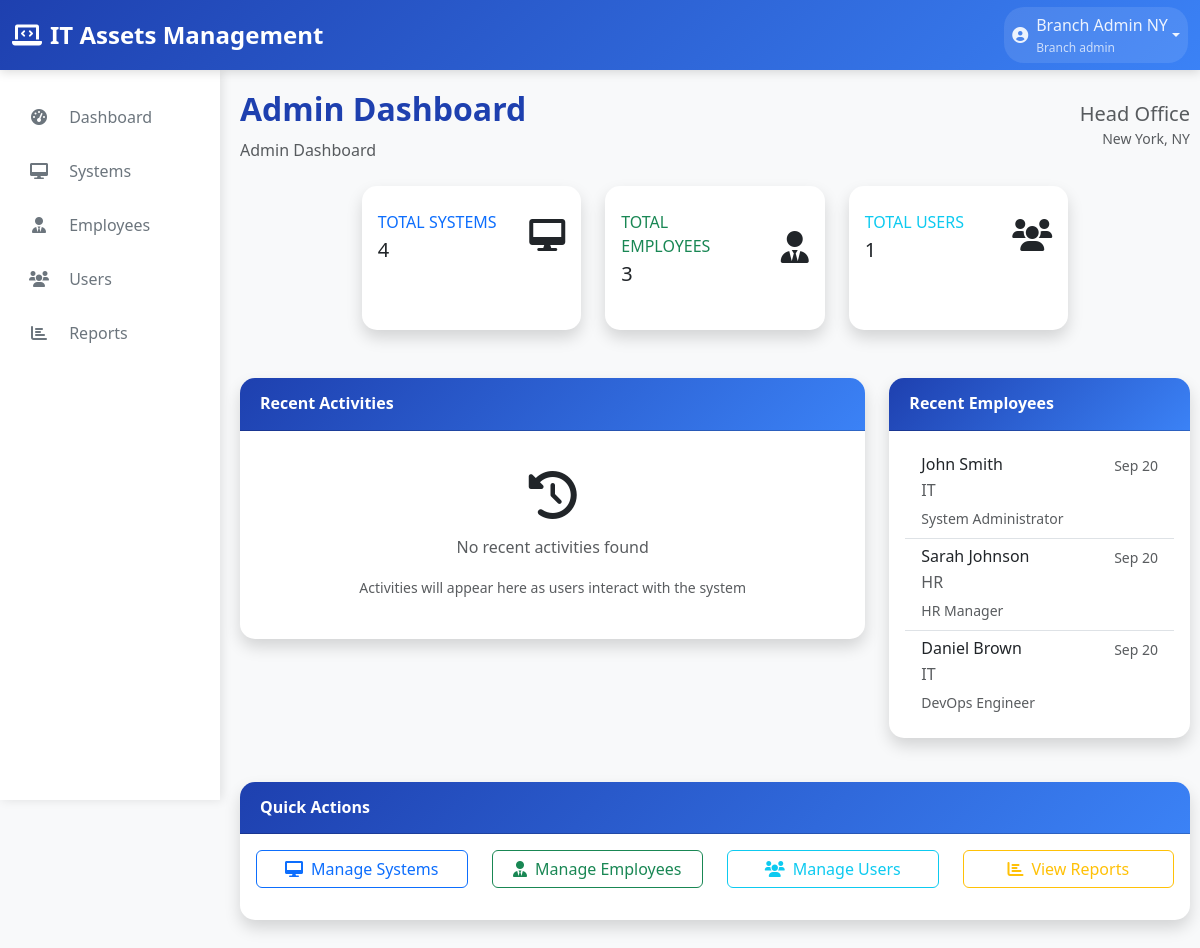
/admin_dashboard.php (signed in), run on the app's committed database.
### tables this page shows
CREATE TABLE IF NOT EXISTS branches (
    id INT AUTO_INCREMENT PRIMARY KEY,
    name VARCHAR(100) NOT NULL,
    location VARCHAR(200) NOT NULL,
    created_at TIMESTAMP DEFAULT CURRENT_TIMESTAMP
);

CREATE TABLE IF NOT EXISTS employees (
    id INT AUTO_INCREMENT PRIMARY KEY,
    employee_id VARCHAR(20) UNIQUE NOT NULL,
    full_name VARCHAR(100) NOT NULL,
    email VARCHAR(100) NOT NULL,
    phone VARCHAR(20),
    department VARCHAR(50),
    position VARCHAR(50),
    branch_id INT NOT NULL,
    created_at TIMESTAMP DEFAULT CURRENT_TIMESTAMP,
    FOREIGN KEY (branch_id) REFERENCES branches(id) ON DELETE CASCADE
);

### admin_dashboard.php (the view, shortened to what this page needs)
<?php
$pdo = getConnection();
$branchId = getCurrentUserBranch();
$stmt = $pdo->prepare("SELECT * FROM branches WHERE id = ?");
$stmt->execute([$branchId]);
$branch = $stmt->fetch();
$stats = [];
$stmt = $pdo->prepare("SELECT COUNT(*) FROM systems WHERE branch_id = ?");
$stmt->execute([$branchId]);
$stats['total_systems'] = $stmt->fetchColumn();
$stmt = $pdo->prepare("SELECT COUNT(*) FROM employees WHERE branch_id = ?");
$stmt->execute([$branchId]);
$stats['total_employees'] = $stmt->fetchColumn();
$stmt = $pdo->prepare("SELECT COUNT(*) FROM users WHERE branch_id = ?");
$stmt->execute([$branchId]);
$stats['total_users'] = $stmt->fetchColumn();
$stmt = $pdo->prepare("
    SELECT al.activity_type as type, al.entity_name, al.description, al.created_at as activity_date
    FROM activity_log al
    WHERE al.branch_id = ? AND al.created_at >= DATE_SUB(NOW(), INTERVAL 7 DAY)
    ORDER BY al.created_at DESC
    LIMIT 10
");
$stmt->execute([$branchId]);
$recent_activities = $stmt->fetchAll();
if (empty($recent_activities)) {
    $stmt = $pdo->prepare("
        SELECT 'assignment' as type, s.system_code as entity_name, e.full_name as employee_name, sh.assigned_date as activity_date,
               CONCAT('System ', s.system_code, ' assigned to ', e.full_name) as description
        FROM system_history sh
        JOIN systems s ON sh.system_id = s.id
        JOIN employees e ON sh.employee_id = e.id
        WHERE s.branch_id = ? AND sh.assigned_date >= DATE_SUB(NOW(), INTERVAL 7 DAY)
        ORDER BY sh.assigned_date DESC
        LIMIT 10
    ");
    $stmt->execute([$branchId]);
    $recent_activities = $stmt->fetchAll();
}
$stmt = $pdo->prepare("
    SELECT employee_id, full_name, department, position, created_at
    FROM employees
    WHERE branch_id = ?
    ORDER BY created_at DESC
    LIMIT 5
");
$stmt->execute([$branchId]);
$recent_employees = $stmt->fetchAll();
?>
<?php include 'includes/header.php'; ?>
<div class="main-content">
    <div class="content-wrapper">
        <div class="d-flex justify-content-between align-items-center mb-4">
            <div>
                <h1 class="page-title">Admin Dashboard</h1>
                <nav aria-label="breadcrumb">
                    <ol class="breadcrumb">
                        <li class="breadcrumb-item active">Admin Dashboard</li>
                    </ol>
                </nav>
            </div>
            <div class="text-end">
                <h5 class="text-muted mb-0"><?php echo htmlspecialchars($branch['name'] ?? 'Branch'); ?></h5>
                <small class="text-muted"><?php echo htmlspecialchars($branch['location'] ?? ''); ?></small>
            </div>
        </div>
        <div class="row mb-4 justify-content-center">
            <div class="col-xl-3 col-lg-4 col-md-6 mb-4">
                <div class="card border-left-primary shadow h-100 py-2">
                    <div class="card-body">
                        <div class="row no-gutters align-items-center">
                            <div class="col mr-2">
                                <div class="text-xs font-weight-bold text-primary text-uppercase mb-1">
                                    Total Systems
                                </div>
                                <div class="h5 mb-0 font-weight-bold text-gray-800">
                                    <?php echo number_format($stats['total_systems']); ?>
                                </div>
                            </div>
                            <div class="col-auto">
                                <i class="fas fa-desktop fa-2x text-gray-300"></i>
                            </div>
                        </div>
                    </div>
                </div>
            </div>
            <div class="col-xl-3 col-lg-4 col-md-6 mb-4">
                <div class="card border-left-success shadow h-100 py-2">
                    <div class="card-body">
                        <div class="row no-gutters align-items-center">
                            <div class="col mr-2">
                                <div class="text-xs font-weight-bold text-success text-uppercase mb-1">
                                    Total Employees
                                </div>
                                <div class="h5 mb-0 font-weight-bold text-gray-800">
                                    <?php echo number_format($stats['total_employees']); ?>
                                </div>
                            </div>
                            <div class="col-auto">
                                <i class="fas fa-user-tie fa-2x text-gray-300"></i>
                            </div>
                        </div>
                    </div>
                </div>
            </div>
            <div class="col-xl-3 col-lg-4 col-md-6 mb-4">
                <div class="card border-left-info shadow h-100 py-2">
                    <div class="card-body">
                        <div class="row no-gutters align-items-center">
                            <div class="col mr-2">
                                <div class="text-xs font-weight-bold text-info text-uppercase mb-1">
                                    Total Users
                                </div>
                                <div class="h5 mb-0 font-weight-bold text-gray-800">
                                    <?php echo number_format($stats['total_users']); ?>
                                </div>
                            </div>
                            <div class="col-auto">
                                <i class="fas fa-users fa-2x text-gray-300"></i>
                            </div>
                        </div>
                    </div>
                </div>
            </div>
        </div>
        <div class="row">
            <div class="col-lg-8 mb-4">
                <div class="card shadow">
                    <div class="card-header py-3 d-flex flex-row align-items-center justify-content-between">
                        <h6 class="m-0 font-weight-bold text-white">Recent Activities</h6>
                    </div>
                    <div class="card-body">
                        <?php if (empty($recent_activities)): ?>
                            <div class="text-center py-4">
                                <i class="fas fa-history fa-3x text-gray-300 mb-3"></i>
                                <p class="text-muted">No recent activities found</p>
                                <small class="text-muted">Activities will appear here as users interact with the system</small>
                            </div>
                        <?php endif; ?>
                    </div>
                </div>
            </div>
            <div class="col-lg-4 mb-4">
                <div class="card shadow">
                    <div class="card-header py-3 d-flex flex-row align-items-center justify-content-between">
                        <h6 class="m-0 font-weight-bold text-white">Recent Employees</h6>
                    </div>
                    <div class="card-body">
                        <?php if (empty($recent_employees)): ?>
                            <div class="text-center py-4">
                                <i class="fas fa-user-tie fa-3x text-gray-300 mb-3"></i>
                                <p class="text-muted">No employees found</p>
                            </div>
                        <?php else: ?>
                            <div class="list-group list-group-flush">
                                <?php foreach ($recent_employees as $employee): ?>
                                    <div class="list-group-item">
                                        <div class="d-flex justify-content-between align-items-start">
                                            <div>
                                                <h6 class="mb-1"><?php echo htmlspecialchars($employee['full_name']); ?></h6>
                                                <p class="mb-1 text-muted"><?php echo htmlspecialchars($employee['department']); ?></p>
                                                <small class="text-muted"><?php echo htmlspecialchars($employee['position']); ?></small>
                                            </div>
                                            <small class="text-muted">
                                                <?php echo date('M j', strtotime($employee['created_at'])); ?>
                                            </small>
                                        </div>
                                    </div>
                                <?php endforeach; ?>
                            </div>
                        <?php endif; ?>
                    </div>
                </div>
            </div>
        </div>
        <div class="row">
            <div class="col-12">
                <div class="card shadow">
                    <div class="card-header py-3 d-flex flex-row align-items-center justify-content-between">
                        <h6 class="m-0 font-weight-bold text-white">Quick Actions</h6>
                    </div>
                    <div class="card-body">
                        <div class="row">
                            <div class="col-md-3 mb-3">
                                <a href="systems.php" class="btn btn-outline-primary btn-block w-100">
                                    <i class="fas fa-desktop me-2"></i>Manage Systems
                                </a>
                            </div>
                            <div class="col-md-3 mb-3">
                                <a href="employees.php" class="btn btn-outline-success btn-block w-100">
                                    <i class="fas fa-user-tie me-2"></i>Manage Employees
                                </a>
                            </div>
                            <div class="col-md-3 mb-3">
                                <a href="admin_users.php" class="btn btn-outline-info btn-block w-100">
                                    <i class="fas fa-users me-2"></i>Manage Users
                                </a>
                            </div>
                            <div class="col-md-3 mb-3">
                                <a href="reports.php" class="btn btn-outline-warning btn-block w-100">
                                    <i class="fas fa-chart-bar me-2"></i>View Reports
                                </a>
                            </div>
                        </div>
                    </div>
                </div>
            </div>
        </div>
    </div>
</div>
<?php include 'includes/sidebar.php'; ?>
<?php include 'includes/footer.php'; ?>

### includes/header.php (style rules this page uses)
:root { --primary-color: #1e40af; --secondary-color: #3b82f6; --accent-color: #1d4ed8; --dark-blue: #1e3a8a; --light-blue: #dbeafe; --sidebar-width: 220px; --header-height: 70px; }
body { font-family: 'Segoe UI', Tahoma, Geneva, Verdana, sans-serif; background-color: #f8f9fa; transition: background-color 0.3s ease, color 0.3s ease; }
.main-content { margin-left: var(--sidebar-width); padding-top: var(--header-height); min-height: calc(100vh - var(--header-height)); }
.content-wrapper { padding: 20px 10px 20px 20px; max-width: 100%; margin: 0; }
.card { margin-bottom: 20px; }
.page-title { font-size: 2rem; font-weight: 700; color: var(--primary-color); margin: 0; }
.breadcrumb { background: none; padding: 0; margin: 10px 0 0 0; }
.card { border: none; border-radius: 15px; box-shadow: 0 2px 10px rgba(0,0,0,0.05); transition: all 0.3s ease; }
.card-header { background: linear-gradient(135deg, var(--primary-color) 0%, var(--secondary-color) 100%); color: white; border-radius: 15px 15px 0 0 !important; padding: 20px; font-weight: 600; }
.card-header h6 { color: white !important; font-weight: 700 !important; margin: 0; }
.card-header .m-0 { color: white !important; font-weight: 700 !important; }

### data on the page
branches: name "Head Office", location "New York, NY"
employees: full_name "John Smith", department "IT", position "System Administrator", created_at "Sep 20"
employees: full_name "Sarah Johnson", department "HR", position "HR Manager", created_at "Sep 20"
employees: full_name "Daniel Brown", department "IT", position "DevOps Engineer", created_at "Sep 20"

### other printed values
$_SESSION['full_name'] "Branch Admin NY"
str_replace('_', ' ', $_SESSION['role']) "Branch admin"
$stats['total_systems'] "4"
$stats['total_employees'] "3"
$stats['total_users'] "1"
